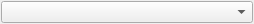
<?xml version="1.0" encoding="UTF-8"?>
<ui version="4.0">
 <class>VariogramModelSelector</class>
 <widget class="QWidget" name="VariogramModelSelector">
  <property name="geometry">
   <rect>
    <x>0</x>
    <y>0</y>
    <width>254</width>
    <height>22</height>
   </rect>
  </property>
  <property name="windowTitle">
   <string>Form</string>
  </property>
  <layout class="QHBoxLayout" name="horizontalLayout">
   <property name="spacing">
    <number>1</number>
   </property>
   <property name="leftMargin">
    <number>1</number>
   </property>
   <property name="topMargin">
    <number>1</number>
   </property>
   <property name="rightMargin">
    <number>1</number>
   </property>
   <property name="bottomMargin">
    <number>1</number>
   </property>
   <item>
    <widget class="QComboBox" name="cmbVariogramModels"/>
   </item>
  </layout>
 </widget>
 <resources/>
 <connections>
  <connection>
   <sender>cmbVariogramModels</sender>
   <signal>activated(int)</signal>
   <receiver>VariogramModelSelector</receiver>
   <slot>onVariogramSelected(int)</slot>
   <hints>
    <hint type="sourcelabel">
     <x>203</x>
     <y>17</y>
    </hint>
    <hint type="destinationlabel">
     <x>256</x>
     <y>18</y>
    </hint>
   </hints>
  </connection>
 </connections>
 <slots>
  <slot>onVariogramSelected(int)</slot>
 </slots>
</ui>
